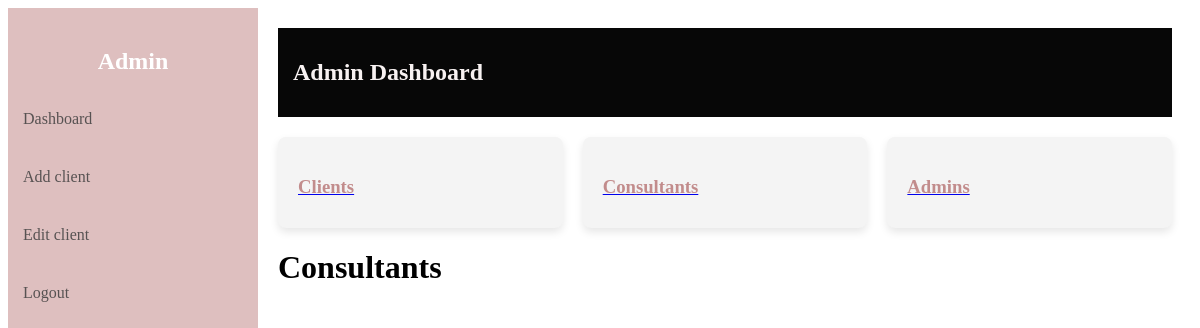
Page /consultants/list (signed in) on the earlier database version.
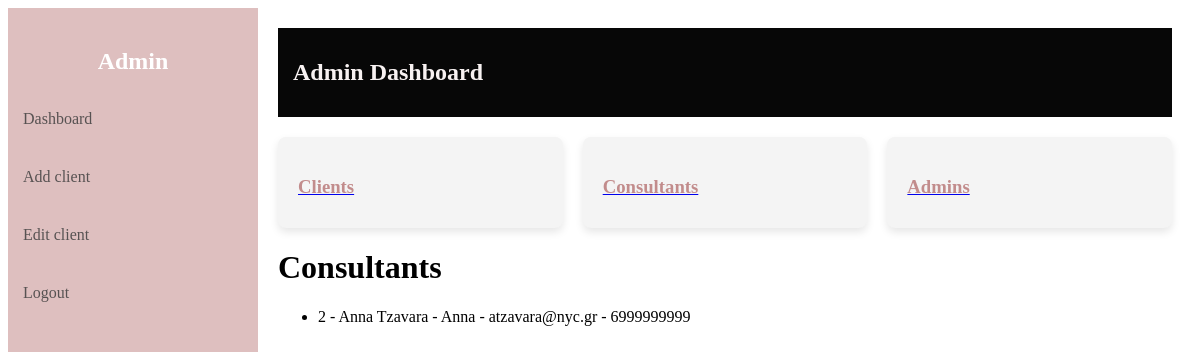
Same page on the later database version.
### server.py (models this page shows)
class User(UserMixin, db.Model):
    id = db.Column(db.Integer, primary_key=True)
    fullname = db.Column(db.String(150), nullable=False)
    username = db.Column(db.String(80), unique=True, nullable=False)
    email = db.Column(db.String(120), unique=True, nullable=False)
    phone = db.Column(db.String(10), unique=True, nullable=False)
    password = db.Column(db.String(200), nullable=False)
    role = db.Column(db.String(20), nullable=False, default='consultant')
    clients = db.relationship('Client', back_populates='consultant')

### server.py (the view)
@app.route("/consultants/list")
@login_required
def consultants_list():
    all_consultants = User.query.filter_by(role='consultant').all()
    return render_template('consultants_list.html', consultants=all_consultants)

### server.py (called while the page is built)
@login_manager.user_loader
def load_user(user_id):
    return User.query.get(int(user_id))

### templates/consultants_list.html (shortened to what this page needs)
{% extends 'dashboard.html' %}
{% block content %}
    <h1>Consultants</h1>
    <ul>
        {% for consultant in consultants %}
        <li>
            {{ consultant.id }} - {{ consultant.fullname }} - {{ consultant.username }} - {{ consultant.email }} - {{ consultant.phone }}
        </li>
        {% endfor %}
    </ul>
{% endblock %}

Differences in the rows shown:
added User: id "2", fullname "Anna Tzavara", username "Anna", email "atzavara@nyc.gr", phone "6999999999"
